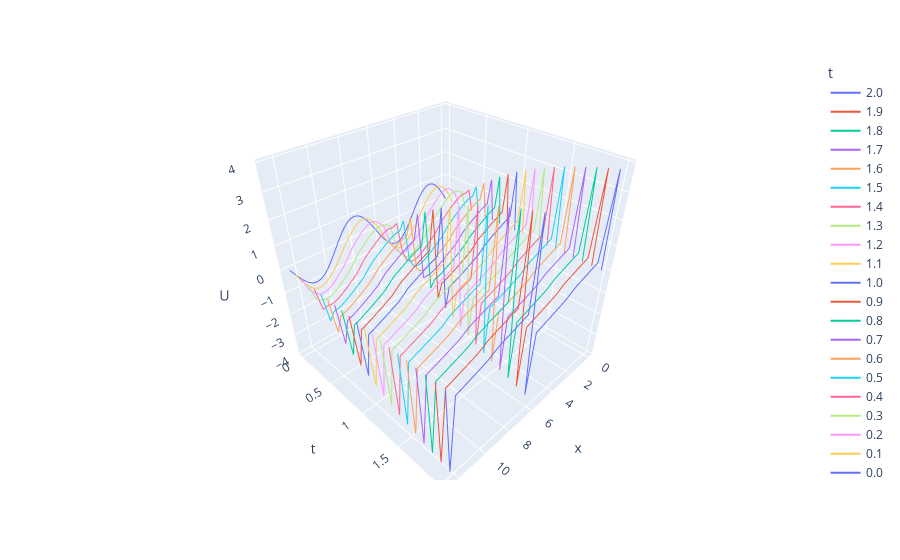

The code cell stored with this chart in its notebook:
### Code cell
fig = px.line_3d(a, x="x", y="t", z="U", color='t')

fig.show()
